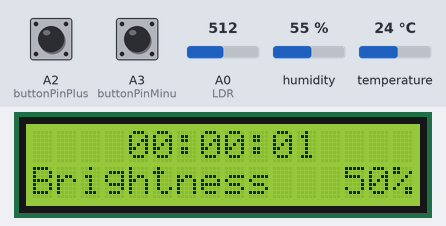
A sketch run on a simulated Arduino Uno, built with avr-gcc and run on an emulated ATmega328P. Shown: 16×2 character LCD. Inputs (shaded band) come from the test bench; at power-on: A2 (buttonPinPlus) HIGH, humidity 55 %, A3 (buttonPinMinu) HIGH, temperature 24 °C, A0 (LDR) = 512.

Above: at 1.2 s.
1.3 s: A2 (buttonPinPlus) pulled LOW for 0.15 s
At 2.8 s:
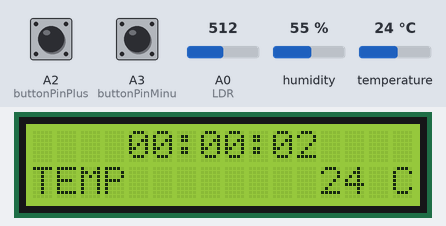
4.4 s: A2 (buttonPinPlus) pulled LOW for 1 s
At 5.7 s:
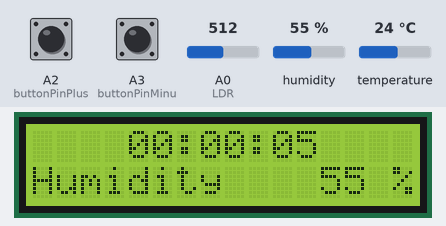
8.4 s: humidity set to 22 %
At 10.8 s:
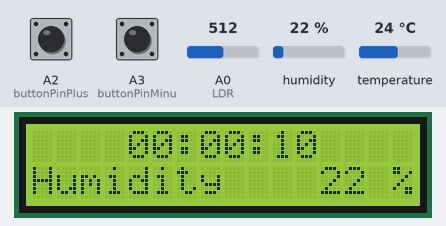
11.4 s: A3 (buttonPinMinu) pulled LOW for 0.15 s
At 12.8 s:
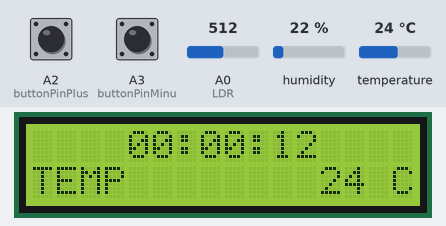
13.5 s: temperature set to 12 °C
At 15.9 s:
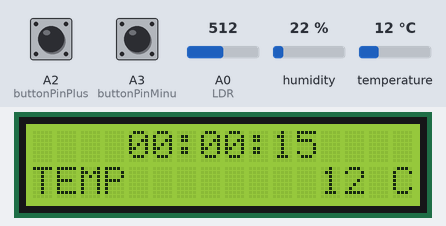
16.5 s: A3 (buttonPinMinu) pulled LOW for 1 s
At 17.8 s:
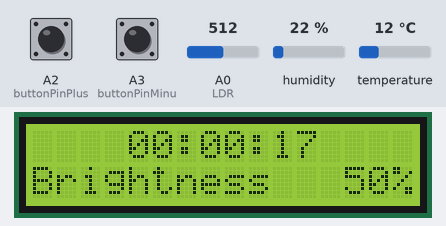
Timing chart, 0 to 19.5 s (numbered marks = the images above; inputs shaded):
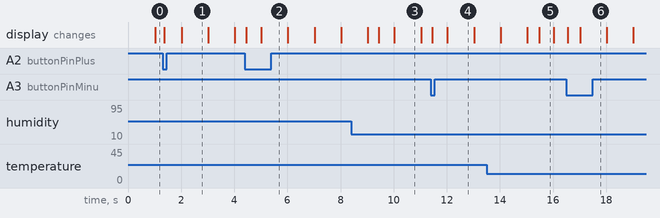

Measured:
- after the input at 1.3 s, the display: first changes after 0.07 s (image 1 shows a later state)
- after the input at 4.4 s, the display: first changes after 0.05 s (image 2 shows a later state)
- after the input at 11.4 s, the display: first changes after 0.05 s (image 4 shows a later state)
- after the input at 16.5 s, the display: first changes after 0.06 s (image 6 shows a later state)
- what the display in image 1 shows lasts 1.0 s, from 2.0 s to 3.0 s
- what the display in image 5 shows lasts 0.5 s, from 15.5 s to 16.0 s

The sketch:

WhatLCDDHTLDR.ino
```cpp
#include <DHT.h>

#include <LiquidCrystal_I2C.h>

#define LDR A0
#define DHTPIN 2
#define DHTTYPE DHT22

#define buttonPinPlus A2
#define buttonPinMinu A3

int buttonStatePlus = 1, buttonStateMinu = 1;          // the current reading from the input pin
int lastButtonStatePlus = 1, lastButtonStateMinu = 1;  // the previous reading from the input pin

unsigned long lastDebounceTime = 0;  // the last time the output pin was toggled
unsigned long debounceDelay = 10;

int readingPlus, readingMinu = 1;


int n = 0;
int light = 0;
float temp = 0;
float humi = 0;

DHT dht(DHTPIN, DHTTYPE);


LiquidCrystal_I2C lcd(0x27, 16, 2);

void setup() {
  Serial.begin(9600);
  pinMode(buttonPinPlus, INPUT_PULLUP);
  pinMode(buttonPinMinu, INPUT_PULLUP);
  lcd.init();
  lcd.backlight();

  dht.begin();
}

void timerSet() {
  if (millis() / 3600000 % 60 < 10) lcd.print("0");
  lcd.print(millis() / 3600000 % 60);

  lcd.print(":");

  if (millis() / 60000 % 60 < 10) lcd.print("0");
  lcd.print(millis() / 60000 % 60);

  lcd.print(":");

  if (millis() / 1000 % 60 < 10) lcd.print("0");
  lcd.print(millis() / 1000 % 60);
}

void ldr() {
  light = map(analogRead(LDR), 0, 1013, 0, 100);
  lcd.setCursor(0, 1);
  lcd.print("Brightness");
  lcd.setCursor(13, 1);
  if (light < 10) lcd.setCursor(14, 1);
  lcd.print(light);
  lcd.print("%");
}

void tempa() {
  temp = dht.readTemperature();
  // if(isnan(temp)){
  //   Serial.println("Temp Error");
  //   return;
  // }

  lcd.setCursor(0, 1);
  lcd.print("TEMP");
  lcd.setCursor(12, 1);
  if ((int)temp < 10) lcd.setCursor(13, 1);
  lcd.print((int)temp);
  lcd.print(" C");
}

void humidity() {
  // lcd.clear();
  humi = dht.readHumidity();
  // if(isnan(humi)){
  //   Serial.println("Humi Error");
  //   return;
  // }

  lcd.setCursor(0, 1);
  lcd.print("Humidity");
  lcd.setCursor(12, 1);
  if ((int)humi < 10) lcd.setCursor(13, 1);
  lcd.print((int)humi);
  lcd.print(" %");
}

void loop() {
  readingPlus = digitalRead(buttonPinPlus);
  readingMinu = digitalRead(buttonPinMinu);


  if (readingPlus != lastButtonStatePlus || readingMinu != lastButtonStateMinu) {
    lastDebounceTime = millis();
  }

  if ((millis() - lastDebounceTime) > debounceDelay) {
    if (buttonStatePlus != lastButtonStatePlus) {
      // delay(10);
      if (digitalRead(buttonPinPlus) == 0) {
        lcd.clear();
        n++;
      }
      buttonStatePlus = digitalRead(buttonPinPlus);
    }
    if (buttonStateMinu != lastButtonStateMinu) {
      // delay(10);
      if (digitalRead(buttonPinMinu) == 0) {
        lcd.clear();
        n--;
      }
      buttonStateMinu = digitalRead(buttonPinMinu);
    }
  }
  lcd.setCursor(4, 0);
  timerSet();

  switch (n % 3) {
    case 0:
      ldr();
      break;
    case 1:
      tempa();
      break;
    case 2:
      humidity();
      break;
  }
  lastButtonStatePlus = readingPlus;
  lastButtonStateMinu = readingMinu;
}
```
